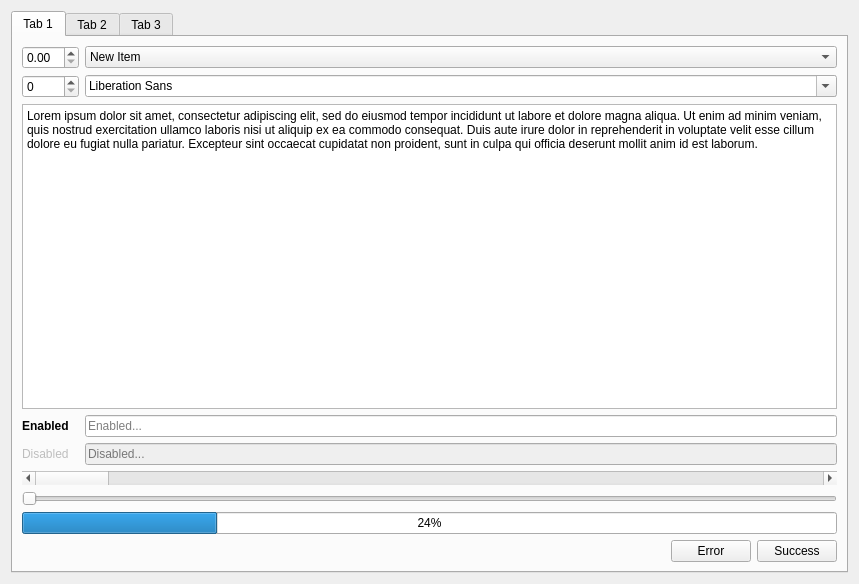
<?xml version="1.0" encoding="UTF-8"?>
<ui version="4.0">
 <class>Form</class>
 <widget class="QWidget" name="Form">
  <property name="geometry">
   <rect>
    <x>0</x>
    <y>0</y>
    <width>859</width>
    <height>584</height>
   </rect>
  </property>
  <property name="windowTitle">
   <string>Form</string>
  </property>
  <layout class="QVBoxLayout" name="verticalLayout">
   <item>
    <widget class="QTabWidget" name="tabWidget">
     <property name="currentIndex">
      <number>0</number>
     </property>
     <widget class="QWidget" name="tab">
      <attribute name="title">
       <string>Tab 1</string>
      </attribute>
      <layout class="QGridLayout" name="gridLayout">
       <item row="8" column="1" colspan="2">
        <widget class="QFrame" name="frame">
         <property name="frameShape">
          <enum>QFrame::NoFrame</enum>
         </property>
         <property name="frameShadow">
          <enum>QFrame::Plain</enum>
         </property>
         <property name="lineWidth">
          <number>0</number>
         </property>
         <layout class="QHBoxLayout" name="horizontalLayout">
          <property name="leftMargin">
           <number>0</number>
          </property>
          <property name="topMargin">
           <number>0</number>
          </property>
          <property name="rightMargin">
           <number>0</number>
          </property>
          <property name="bottomMargin">
           <number>0</number>
          </property>
          <item>
           <spacer name="horizontalSpacer">
            <property name="orientation">
             <enum>Qt::Horizontal</enum>
            </property>
            <property name="sizeHint" stdset="0">
             <size>
              <width>40</width>
              <height>20</height>
             </size>
            </property>
           </spacer>
          </item>
          <item>
           <widget class="QPushButton" name="button_error">
            <property name="text">
             <string>Error</string>
            </property>
           </widget>
          </item>
          <item>
           <widget class="QPushButton" name="button_success">
            <property name="text">
             <string>Success</string>
            </property>
           </widget>
          </item>
         </layout>
        </widget>
       </item>
       <item row="3" column="1">
        <widget class="QLabel" name="label">
         <property name="font">
          <font>
           <weight>75</weight>
           <bold>true</bold>
          </font>
         </property>
         <property name="text">
          <string>Enabled</string>
         </property>
        </widget>
       </item>
       <item row="4" column="2">
        <widget class="QLineEdit" name="lineEdit_3">
         <property name="enabled">
          <bool>false</bool>
         </property>
         <property name="placeholderText">
          <string>Disabled...</string>
         </property>
        </widget>
       </item>
       <item row="4" column="1">
        <widget class="QLabel" name="label_2">
         <property name="enabled">
          <bool>false</bool>
         </property>
         <property name="text">
          <string>Disabled</string>
         </property>
        </widget>
       </item>
       <item row="0" column="1">
        <widget class="QDoubleSpinBox" name="doubleSpinBox"/>
       </item>
       <item row="0" column="2">
        <widget class="QComboBox" name="comboBox">
         <item>
          <property name="text">
           <string>New Item</string>
          </property>
         </item>
         <item>
          <property name="text">
           <string>New Item</string>
          </property>
         </item>
         <item>
          <property name="text">
           <string>New Item</string>
          </property>
         </item>
         <item>
          <property name="text">
           <string>New Item</string>
          </property>
         </item>
         <item>
          <property name="text">
           <string>New Item</string>
          </property>
         </item>
         <item>
          <property name="text">
           <string>New Item</string>
          </property>
         </item>
         <item>
          <property name="text">
           <string>New Item</string>
          </property>
         </item>
        </widget>
       </item>
       <item row="1" column="2">
        <widget class="QFontComboBox" name="fontComboBox"/>
       </item>
       <item row="3" column="2">
        <widget class="QLineEdit" name="lineEdit_2">
         <property name="placeholderText">
          <string>Enabled...</string>
         </property>
        </widget>
       </item>
       <item row="1" column="1">
        <widget class="QSpinBox" name="spinBox"/>
       </item>
       <item row="5" column="1" colspan="2">
        <widget class="QScrollBar" name="horizontalScrollBar">
         <property name="orientation">
          <enum>Qt::Horizontal</enum>
         </property>
        </widget>
       </item>
       <item row="2" column="1" colspan="2">
        <widget class="QPlainTextEdit" name="plainTextEdit">
         <property name="plainText">
          <string>Lorem ipsum dolor sit amet, consectetur adipiscing elit, sed do eiusmod tempor incididunt ut labore et dolore magna aliqua. Ut enim ad minim veniam, quis nostrud exercitation ullamco laboris nisi ut aliquip ex ea commodo consequat. Duis aute irure dolor in reprehenderit in voluptate velit esse cillum dolore eu fugiat nulla pariatur. Excepteur sint occaecat cupidatat non proident, sunt in culpa qui officia deserunt mollit anim id est laborum.</string>
         </property>
        </widget>
       </item>
       <item row="6" column="1" colspan="2">
        <widget class="QSlider" name="horizontalSlider">
         <property name="orientation">
          <enum>Qt::Horizontal</enum>
         </property>
        </widget>
       </item>
       <item row="7" column="1" colspan="2">
        <widget class="QProgressBar" name="progressBar_2">
         <property name="value">
          <number>24</number>
         </property>
        </widget>
       </item>
      </layout>
     </widget>
     <widget class="QWidget" name="tab_2">
      <attribute name="title">
       <string>Tab 2</string>
      </attribute>
      <layout class="QGridLayout" name="gridLayout_2">
       <item row="0" column="0">
        <widget class="QTreeWidget" name="treeWidget">
         <property name="sortingEnabled">
          <bool>true</bool>
         </property>
         <property name="animated">
          <bool>true</bool>
         </property>
         <column>
          <property name="text">
           <string>New Column</string>
          </property>
         </column>
         <column>
          <property name="text">
           <string>New Column</string>
          </property>
         </column>
         <item>
          <property name="text">
           <string>New Item</string>
          </property>
          <item>
           <property name="text">
            <string>New Subitem</string>
           </property>
          </item>
         </item>
         <item>
          <property name="text">
           <string>New Item</string>
          </property>
         </item>
         <item>
          <property name="text">
           <string>New Item</string>
          </property>
          <item>
           <property name="text">
            <string>New Subitem</string>
           </property>
           <item>
            <property name="text">
             <string>New Subitem</string>
            </property>
           </item>
          </item>
          <item>
           <property name="text">
            <string>New Subitem</string>
           </property>
          </item>
         </item>
        </widget>
       </item>
       <item row="0" column="1">
        <widget class="QListWidget" name="listWidget">
         <property name="alternatingRowColors">
          <bool>true</bool>
         </property>
         <item>
          <property name="text">
           <string>New Item</string>
          </property>
         </item>
         <item>
          <property name="text">
           <string>New Item</string>
          </property>
         </item>
         <item>
          <property name="text">
           <string>New Item</string>
          </property>
         </item>
         <item>
          <property name="text">
           <string>New Item</string>
          </property>
         </item>
         <item>
          <property name="text">
           <string>New Item</string>
          </property>
         </item>
         <item>
          <property name="text">
           <string>New Item</string>
          </property>
         </item>
         <item>
          <property name="text">
           <string>New Item</string>
          </property>
         </item>
         <item>
          <property name="text">
           <string>New Item</string>
          </property>
         </item>
        </widget>
       </item>
       <item row="1" column="0" colspan="2">
        <widget class="QTableView" name="tableView"/>
       </item>
       <item row="2" column="0" colspan="2">
        <widget class="QDialogButtonBox" name="buttonBox">
         <property name="standardButtons">
          <set>QDialogButtonBox::Cancel|QDialogButtonBox::Ok</set>
         </property>
         <property name="centerButtons">
          <bool>false</bool>
         </property>
        </widget>
       </item>
      </layout>
     </widget>
     <widget class="QWidget" name="tab_3">
      <attribute name="title">
       <string>Tab 3</string>
      </attribute>
      <layout class="QGridLayout" name="gridLayout_3">
       <item row="1" column="0" colspan="2">
        <widget class="QTextBrowser" name="textBrowser">
         <property name="html">
          <string>&lt;!DOCTYPE HTML PUBLIC &quot;-//W3C//DTD HTML 4.0//EN&quot; &quot;http://www.w3.org/TR/REC-html40/strict.dtd&quot;&gt;
&lt;html&gt;&lt;head&gt;&lt;meta name=&quot;qrichtext&quot; content=&quot;1&quot; /&gt;&lt;style type=&quot;text/css&quot;&gt;
p, li { white-space: pre-wrap; }
&lt;/style&gt;&lt;/head&gt;&lt;body style=&quot; font-family:'MS Shell Dlg 2'; font-size:8.25pt; font-weight:400; font-style:normal;&quot;&gt;
&lt;p style=&quot; margin-top:0px; margin-bottom:0px; margin-left:0px; margin-right:0px; -qt-block-indent:0; text-indent:0px;&quot;&gt;&lt;span style=&quot; font-size:8pt;&quot;&gt;Lorem ipsum dolor sit amet, consectetur adipiscing elit, sed do eiusmod tempor incididunt ut labore et dolore magna aliqua. Ut enim ad minim veniam, quis nostrud exercitation ullamco laboris nisi ut aliquip ex ea commodo consequat. Duis aute irure dolor in reprehenderit in voluptate velit esse cillum dolore eu fugiat nulla pariatur. Excepteur sint occaecat cupidatat non proident, sunt in culpa qui officia deserunt mollit anim id est laborum.&lt;/span&gt;&lt;/p&gt;&lt;/body&gt;&lt;/html&gt;</string>
         </property>
        </widget>
       </item>
       <item row="5" column="1">
        <widget class="QCheckBox" name="checkBox_3">
         <property name="text">
          <string>CheckBox</string>
         </property>
         <property name="checked">
          <bool>true</bool>
         </property>
        </widget>
       </item>
       <item row="4" column="1">
        <widget class="QCheckBox" name="checkBox_2">
         <property name="enabled">
          <bool>false</bool>
         </property>
         <property name="text">
          <string>CheckBox</string>
         </property>
        </widget>
       </item>
       <item row="2" column="0" colspan="2">
        <widget class="QProgressBar" name="progressBar">
         <property name="value">
          <number>24</number>
         </property>
        </widget>
       </item>
       <item row="4" column="0">
        <widget class="QRadioButton" name="radioButton_2">
         <property name="enabled">
          <bool>false</bool>
         </property>
         <property name="text">
          <string>RadioButton</string>
         </property>
        </widget>
       </item>
       <item row="3" column="1">
        <widget class="QCheckBox" name="checkBox">
         <property name="text">
          <string>CheckBox</string>
         </property>
        </widget>
       </item>
       <item row="3" column="0">
        <widget class="QRadioButton" name="radioButton">
         <property name="text">
          <string>RadioButton</string>
         </property>
        </widget>
       </item>
       <item row="5" column="0">
        <widget class="QRadioButton" name="radioButton_3">
         <property name="text">
          <string>RadioButton</string>
         </property>
        </widget>
       </item>
       <item row="0" column="0" colspan="2">
        <widget class="QToolBox" name="toolBox">
         <property name="currentIndex">
          <number>0</number>
         </property>
         <widget class="QWidget" name="page">
          <property name="geometry">
           <rect>
            <x>0</x>
            <y>0</y>
            <width>293</width>
            <height>153</height>
           </rect>
          </property>
          <attribute name="label">
           <string>Page 1</string>
          </attribute>
          <layout class="QHBoxLayout" name="horizontalLayout_2">
           <item>
            <widget class="QGroupBox" name="groupBox">
             <property name="title">
              <string>GroupBox</string>
             </property>
             <layout class="QVBoxLayout" name="verticalLayout_2">
              <item>
               <widget class="QLineEdit" name="lineEdit"/>
              </item>
              <item>
               <widget class="QListView" name="listView_2"/>
              </item>
             </layout>
            </widget>
           </item>
           <item>
            <widget class="QGroupBox" name="groupBox_2">
             <property name="title">
              <string>GroupBox</string>
             </property>
             <layout class="QVBoxLayout" name="verticalLayout_3">
              <item>
               <widget class="QListView" name="listView"/>
              </item>
              <item>
               <widget class="QDialogButtonBox" name="buttonBox_2">
                <property name="standardButtons">
                 <set>QDialogButtonBox::Cancel|QDialogButtonBox::Ok</set>
                </property>
               </widget>
              </item>
             </layout>
            </widget>
           </item>
          </layout>
         </widget>
         <widget class="QWidget" name="page_2">
          <property name="geometry">
           <rect>
            <x>0</x>
            <y>0</y>
            <width>98</width>
            <height>28</height>
           </rect>
          </property>
          <attribute name="label">
           <string>Page 2</string>
          </attribute>
         </widget>
        </widget>
       </item>
      </layout>
     </widget>
    </widget>
   </item>
  </layout>
 </widget>
 <resources/>
 <connections/>
</ui>
